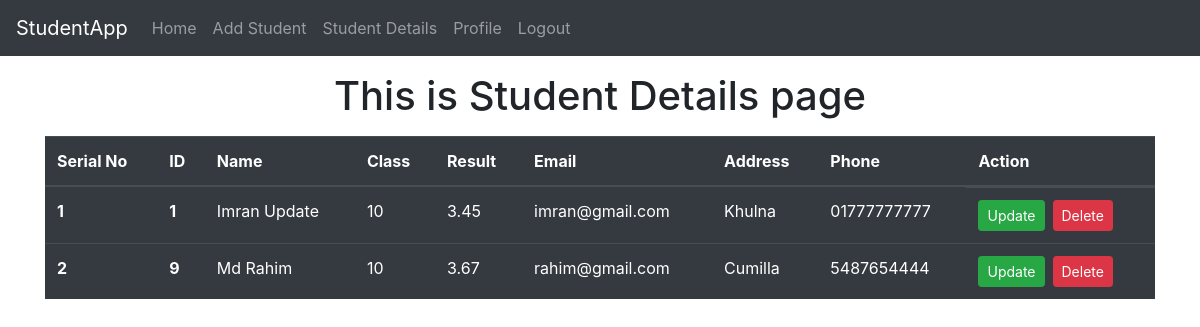
Before: /studentdetails/ (signed in) with the older database file.
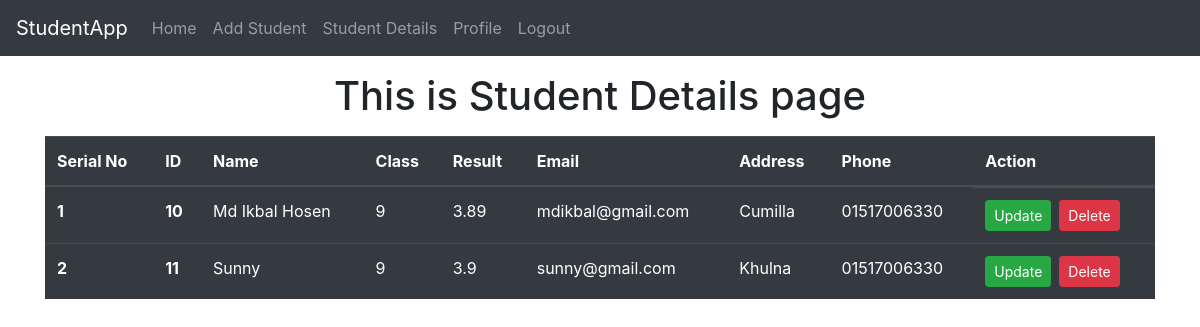
After: the same page with the newer database file.
### studentapp/models.py (models this page shows, shortened)
class StudentDetails(models.Model):
    name = models.CharField(max_length=30)
    email = models.EmailField(max_length=40)
    phone = models.CharField(max_length=20)
    address = models.CharField(max_length=100)
    class_name = models.IntegerField()
    result = models.FloatField(null=True, blank=True)

### studentapp/views.py (the view)
# urls.py: path('studentdetails/', views.student_details, name='studentdetails'),
def student_details(request):
    if request.user.is_authenticated:
        students_info = StudentDetails.objects.all()
        dict = {'title':'student details','students_info':students_info}
        return render(request,'studentapp/studentdetails.html' , context=dict)
    else:
        return HttpResponseRedirect('/login/')

### templates/studentapp/studentdetails.html
{% extends 'studentapp/base.html' %} {% block body_block %}
<h1 class="text-center my-3">This is Student Details page</h1>
<table class="table table-dark">
    <thead>
        <tr>
            <th scope="col">Serial No</th>
            <th scope="col">ID</th>
            <th scope="col">Name</th>
            <th scope="col">Class</th>
            <th scope="col">Result</th>
            <th scope="col">Email</th>
            <th scope="col">Address</th>
            <th scope="col">Phone</th>
            {% if user.is_superuser %}
            <th scope="col">Action</th>
            {% endif %}
        </tr>
    </thead>
    <tbody>
        {% for std_details in students_info %}
        <tr>
            <th scope="row">{{ forloop.counter }}</th>
            <th scope="row"> {{std_details.id}} </th>
            <td> {{std_details.name}} </td>
            <td> {{std_details.class_name}} </td>
            <td> {{std_details.result}} </td>
            <td> {{std_details.email}} </td>
            <td> {{std_details.address}} </td>
            <td> {{std_details.phone}} </td>
            {% if user.is_superuser %}
            <td class="d-flex">
                <a href=" {% url 'studentapp:updatestudent' std_details.id %} " class="btn btn-success btn-sm mr-2">Update</a>
                <a href=" {% url 'studentapp:deletestudent'  std_details.id %} " class="btn btn-danger btn-sm">Delete</a>
            </td>
            {% endif %}
        </tr>
        {%endfor%}
    </tbody>
</table>
{% endblock body_block %}

### templates/studentapp/base.html (shortened to what this page needs)
<!doctype html>
<html lang="en">
<head>
    <link rel="stylesheet" href="https://cdn.jsdelivr.net/npm/bootstrap@4.6.1/dist/css/bootstrap.min.css">
</head>
<body>
    <nav class="navbar navbar-expand-lg navbar-dark bg-dark">
        <a class="navbar-brand" href="{% url 'studentapp:home' %}">StudentApp</a>
        <div class="collapse navbar-collapse" id="navbarSupportedContent">
            <ul class="navbar-nav mr-auto">
                <li class="nav-item">
                    <a class="nav-link" href="{% url 'studentapp:home' %}">Home</a>
                </li>
                {% if user.is_superuser %}
                <li class="nav-item">
                    <a class="nav-link" href="{% url 'studentapp:addstudent' %}">Add Student</a>
                </li>
                {%endif%}
                {% if user.is_authenticated %}
                <li class="nav-item">
                    <a class="nav-link" href="{% url 'studentapp:studentdetails' %}">Student Details</a>
                </li>
                <li class="nav-item">
                    <a class="nav-link" href="{% url 'studentapp:profile' %}">Profile</a>
                </li>
                <li class="nav-item">
                    <a class="nav-link" href="{% url 'studentapp:logout' %}">Logout</a>
                </li>
                {%endif%}
            </ul>
        </div>
    </nav>
    <div class="container">
        {% block body_block %} {% endblock %}
    </div>
</body>
</html>

Changed rows visible on the page:
removed StudentDetails: id "1", name "Imran Update", class_name "10", result "3.45", email "imran@gmail.com", address "Khulna", phone "01777777777"
removed StudentDetails: id "9", name "Md Rahim", class_name "10", result "3.67", email "rahim@gmail.com", address "Cumilla", phone "5487654444"
added StudentDetails: id "10", name "Md Ikbal Hosen", class_name "9", result "3.89", email "mdikbal@gmail.com", address "Cumilla", phone "01517006330"
added StudentDetails: id "11", name "Sunny", class_name "9", result "3.9", email "sunny@gmail.com", address "Khulna", phone "01517006330"
